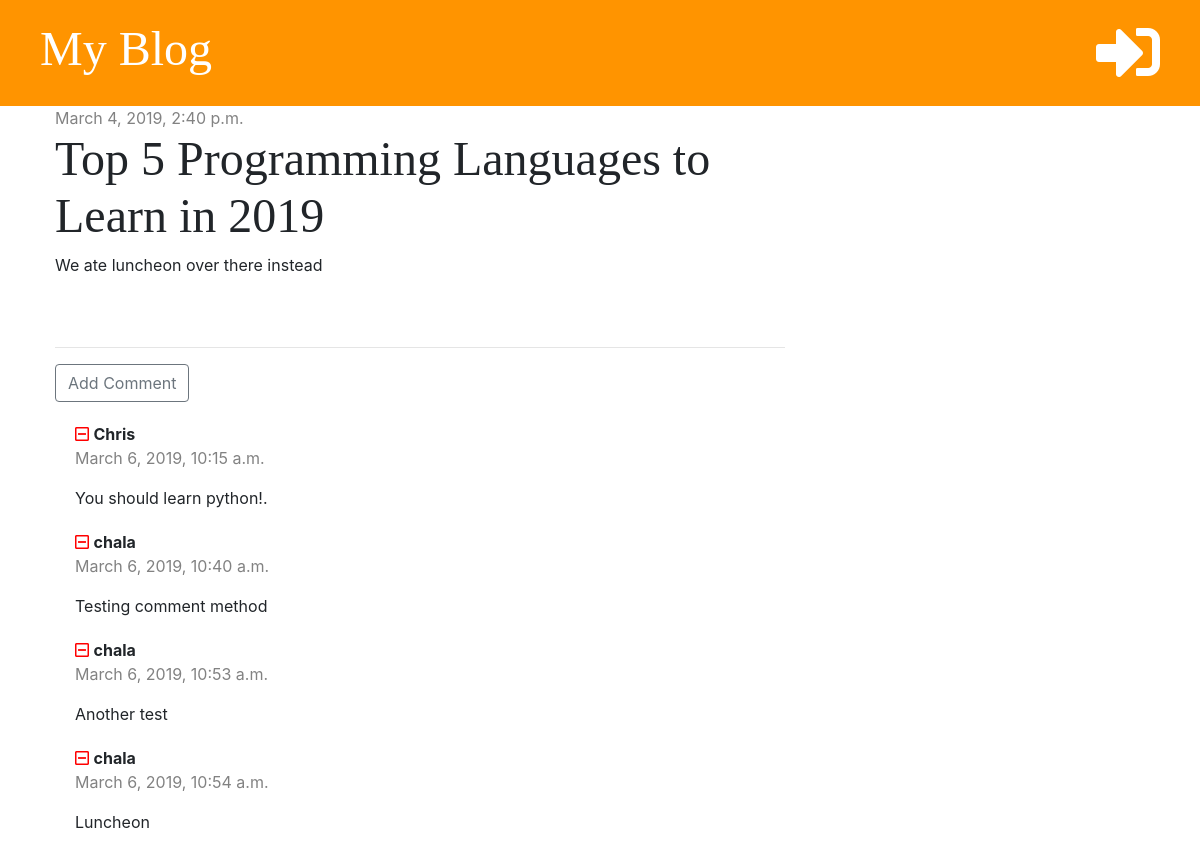
Before: /post/2/ with the older database file.
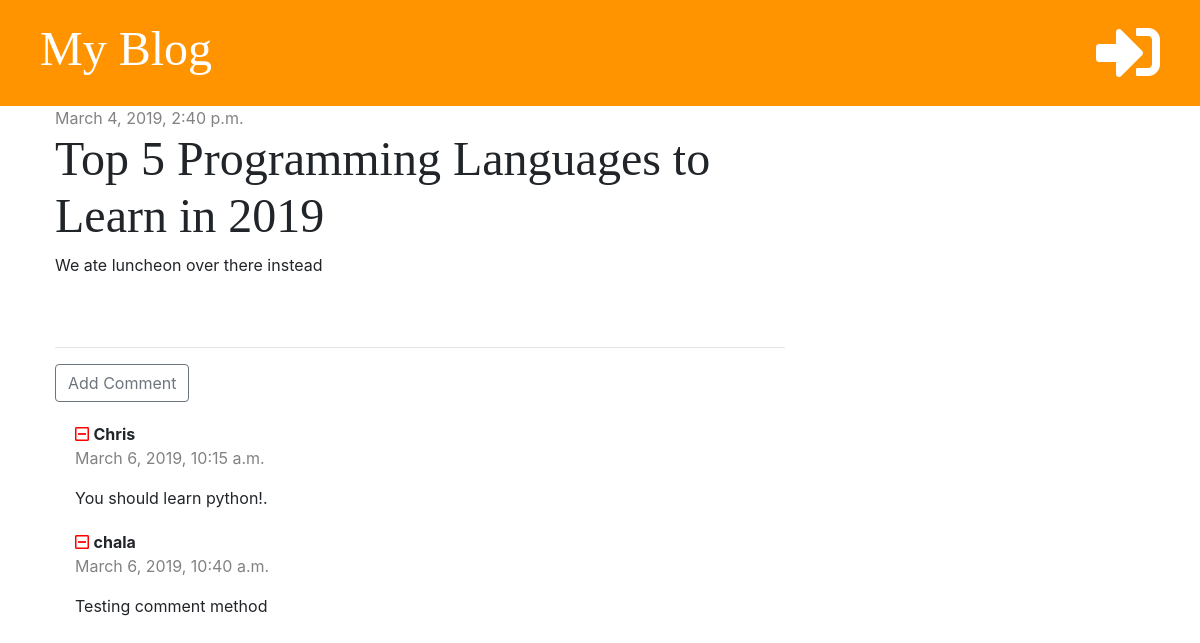
After: the same page with the newer database file.
### blog/models.py (models this page shows, shortened)
class Comment(models.Model):
    post = models.ForeignKey('blog.Post', on_delete=models.CASCADE, related_name='comments')
    author = models.CharField(max_length=200)
    text = models.TextField()
    created_date = models.DateTimeField(default=timezone.now)

### blog/views.py (the view)
# urls.py: path('post/<int:pk>/', views.post_detail, name='post_detail'),
def post_detail(request, pk):
    post = get_object_or_404(Post, pk=pk)
    stuff_for_frontend = {'post': post}
    return render(request, 'blog/post_detail.html', stuff_for_frontend)

### blog/templates/blog/post_detail.html (shortened to what this page needs)
{% extends 'blog/base.html' %}
{% block content %}
    <div class="post">
        {% if post.published_date %}
            <div class="date">
                {{ post.published_date }}
            </div>
        {% else %}
            <a href="{% url 'post_publish' pk=post.pk %}" class="btn btn-primary">Publish</a>
        {% endif %}
        <h1>{{ post.title }}</h1>
        <p>{{ post.text|linebreaksbr }}</p>
    </div>
    <hr>
    <a href="{% url 'add_comment_to_post' pk=post.pk %}" class="btn btn-outline-secondary">Add Comment</a>
    {% for comment in post.comments.all %}
        <div class="comment">
            <a href="{% url 'comment_remove' pk=comment.pk %}" style="color: red"><i class="far fa-minus-square"></i></a>
            <strong>{{ comment.author }}</strong>
            <div class="date">
                <p>{{ comment.created_date }}</p>
            </div>
            <p>{{ comment.text }}</p>
        </div>
    {% empty %}
        <p>No Comments..</p>
    {% endfor %}
{% endblock %}

Changed rows visible on the page:
removed Comment: author "chala", created_date "March 6, 2019, 10:53 a.m.", text "Another test"
removed Comment: author "chala", created_date "March 6, 2019, 10:54 a.m.", text "Luncheon"
